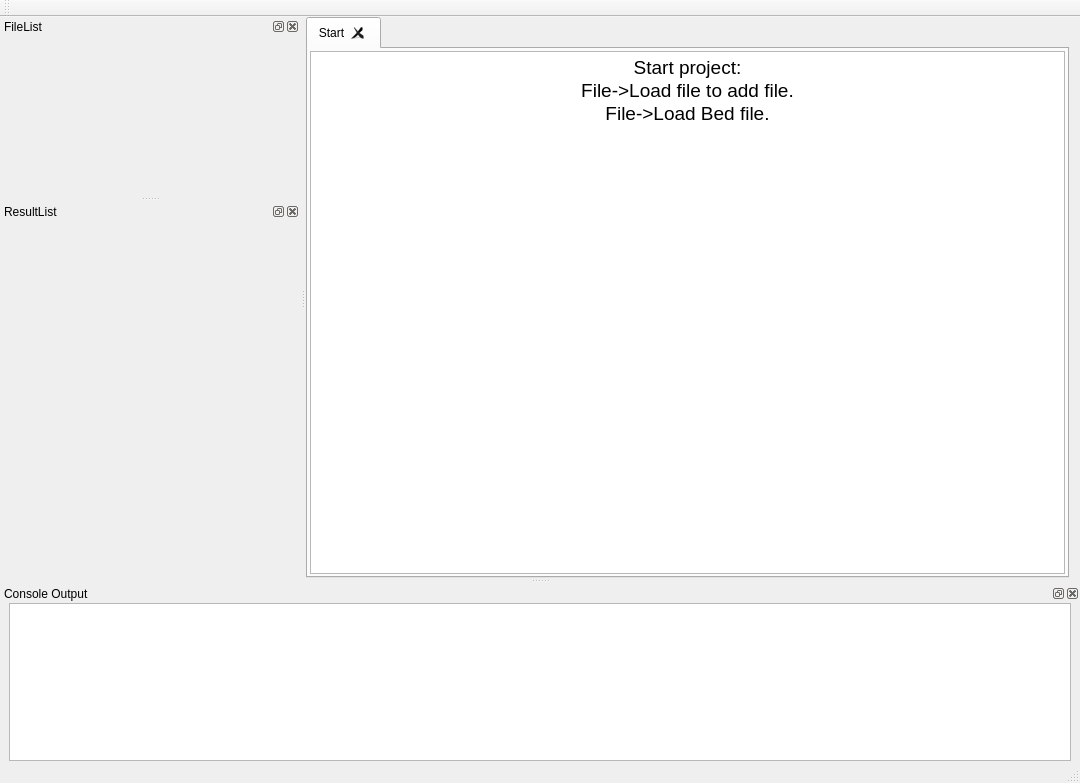
<?xml version="1.0" encoding="UTF-8"?>
<ui version="4.0">
 <class>MainWindow</class>
 <widget class="QMainWindow" name="MainWindow">
  <property name="geometry">
   <rect>
    <x>0</x>
    <y>0</y>
    <width>1080</width>
    <height>783</height>
   </rect>
  </property>
  <property name="windowTitle">
   <string>MainWindow</string>
  </property>
  <widget class="QWidget" name="centralWidget">
   <layout class="QVBoxLayout" name="verticalLayout">
    <property name="leftMargin">
     <number>0</number>
    </property>
    <property name="topMargin">
     <number>0</number>
    </property>
    <property name="bottomMargin">
     <number>0</number>
    </property>
    <item>
     <widget class="QTabWidget" name="mTabWidget">
      <property name="minimumSize">
       <size>
        <width>561</width>
        <height>561</height>
       </size>
      </property>
      <property name="currentIndex">
       <number>0</number>
      </property>
      <property name="tabsClosable">
       <bool>true</bool>
      </property>
      <widget class="QWidget" name="tab">
       <property name="layoutDirection">
        <enum>Qt::LeftToRight</enum>
       </property>
       <attribute name="title">
        <string>Start</string>
       </attribute>
       <layout class="QVBoxLayout" name="verticalLayout_2">
        <property name="leftMargin">
         <number>2</number>
        </property>
        <property name="topMargin">
         <number>2</number>
        </property>
        <property name="rightMargin">
         <number>2</number>
        </property>
        <property name="bottomMargin">
         <number>2</number>
        </property>
        <item>
         <widget class="QTextEdit" name="textEdit">
          <property name="sizePolicy">
           <sizepolicy hsizetype="Preferred" vsizetype="Preferred">
            <horstretch>0</horstretch>
            <verstretch>0</verstretch>
           </sizepolicy>
          </property>
          <property name="readOnly">
           <bool>true</bool>
          </property>
          <property name="html">
           <string>&lt;!DOCTYPE HTML PUBLIC &quot;-//W3C//DTD HTML 4.0//EN&quot; &quot;http://www.w3.org/TR/REC-html40/strict.dtd&quot;&gt;
&lt;html&gt;&lt;head&gt;&lt;meta name=&quot;qrichtext&quot; content=&quot;1&quot; /&gt;&lt;style type=&quot;text/css&quot;&gt;
p, li { white-space: pre-wrap; }
&lt;/style&gt;&lt;/head&gt;&lt;body style=&quot; font-family:'DejaVu Sans'; font-size:14pt; font-weight:400; font-style:normal;&quot;&gt;
&lt;p align=&quot;center&quot; style=&quot; margin-top:0px; margin-bottom:0px; margin-left:0px; margin-right:0px; -qt-block-indent:0; text-indent:0px;&quot;&gt;Start project:&lt;/p&gt;
&lt;p align=&quot;center&quot; style=&quot; margin-top:0px; margin-bottom:0px; margin-left:0px; margin-right:0px; -qt-block-indent:0; text-indent:0px;&quot;&gt;File-&amp;gt;Load file to add file.&lt;/p&gt;
&lt;p align=&quot;center&quot; style=&quot; margin-top:0px; margin-bottom:0px; margin-left:0px; margin-right:0px; -qt-block-indent:0; text-indent:0px;&quot;&gt;File-&amp;gt;Load Bed file.&lt;/p&gt;&lt;/body&gt;&lt;/html&gt;</string>
          </property>
         </widget>
        </item>
       </layout>
      </widget>
     </widget>
    </item>
   </layout>
  </widget>
  <widget class="QMenuBar" name="mMenuBar">
   <property name="geometry">
    <rect>
     <x>0</x>
     <y>0</y>
     <width>1080</width>
     <height>27</height>
    </rect>
   </property>
  </widget>
  <widget class="QToolBar" name="mMainToolBar">
   <attribute name="toolBarArea">
    <enum>TopToolBarArea</enum>
   </attribute>
   <attribute name="toolBarBreak">
    <bool>false</bool>
   </attribute>
  </widget>
  <widget class="QStatusBar" name="statusBar"/>
  <widget class="QDockWidget" name="mDockLeft">
   <property name="allowedAreas">
    <set>Qt::LeftDockWidgetArea</set>
   </property>
   <property name="windowTitle">
    <string>FileList</string>
   </property>
   <attribute name="dockWidgetArea">
    <number>1</number>
   </attribute>
   <widget class="QWidget" name="dockWidgetContents">
    <layout class="QHBoxLayout" name="horizontalLayout">
     <property name="spacing">
      <number>6</number>
     </property>
     <property name="leftMargin">
      <number>0</number>
     </property>
     <property name="topMargin">
      <number>0</number>
     </property>
     <property name="rightMargin">
      <number>0</number>
     </property>
     <property name="bottomMargin">
      <number>0</number>
     </property>
     <item>
      <widget class="FileListWidget" name="mFileList" native="true">
       <property name="mouseTracking">
        <bool>false</bool>
       </property>
      </widget>
     </item>
    </layout>
   </widget>
  </widget>
  <widget class="QDockWidget" name="mDockResult">
   <property name="minimumSize">
    <size>
     <width>300</width>
     <height>40</height>
    </size>
   </property>
   <property name="allowedAreas">
    <set>Qt::BottomDockWidgetArea|Qt::LeftDockWidgetArea</set>
   </property>
   <property name="windowTitle">
    <string>ResultList</string>
   </property>
   <attribute name="dockWidgetArea">
    <number>1</number>
   </attribute>
   <widget class="QWidget" name="dockWidgetContents">
    <layout class="QHBoxLayout" name="horizontalLayout">
     <property name="spacing">
      <number>6</number>
     </property>
     <property name="leftMargin">
      <number>0</number>
     </property>
     <property name="topMargin">
      <number>0</number>
     </property>
     <property name="rightMargin">
      <number>0</number>
     </property>
     <property name="bottomMargin">
      <number>0</number>
     </property>
     <item>
      <widget class="FileListWidget" name="mResultFileList" native="true"/>
     </item>
    </layout>
   </widget>
  </widget>
  <widget class="QDockWidget" name="mBottomDock">
   <property name="sizePolicy">
    <sizepolicy hsizetype="Preferred" vsizetype="Preferred">
     <horstretch>0</horstretch>
     <verstretch>0</verstretch>
    </sizepolicy>
   </property>
   <property name="minimumSize">
    <size>
     <width>500</width>
     <height>150</height>
    </size>
   </property>
   <property name="maximumSize">
    <size>
     <width>524287</width>
     <height>524287</height>
    </size>
   </property>
   <property name="layoutDirection">
    <enum>Qt::LeftToRight</enum>
   </property>
   <property name="allowedAreas">
    <set>Qt::BottomDockWidgetArea|Qt::RightDockWidgetArea</set>
   </property>
   <property name="windowTitle">
    <string>Console Output</string>
   </property>
   <attribute name="dockWidgetArea">
    <number>8</number>
   </attribute>
   <widget class="QWidget" name="dockWidgetContents_2">
    <layout class="QHBoxLayout" name="horizontalLayout">
     <property name="spacing">
      <number>0</number>
     </property>
     <property name="leftMargin">
      <number>9</number>
     </property>
     <property name="topMargin">
      <number>0</number>
     </property>
     <property name="rightMargin">
      <number>9</number>
     </property>
     <property name="bottomMargin">
      <number>0</number>
     </property>
     <item>
      <widget class="QTextEdit" name="mLogText">
       <property name="sizePolicy">
        <sizepolicy hsizetype="Expanding" vsizetype="Expanding">
         <horstretch>0</horstretch>
         <verstretch>0</verstretch>
        </sizepolicy>
       </property>
       <property name="mouseTracking">
        <bool>false</bool>
       </property>
       <property name="autoFillBackground">
        <bool>true</bool>
       </property>
      </widget>
     </item>
    </layout>
   </widget>
  </widget>
 </widget>
 <layoutdefault spacing="6" margin="11"/>
 <customwidgets>
  <customwidget>
   <class>FileListWidget</class>
   <extends>QWidget</extends>
   <header>FileListWidget.hpp</header>
   <container>1</container>
  </customwidget>
 </customwidgets>
 <resources/>
 <connections/>
</ui>
